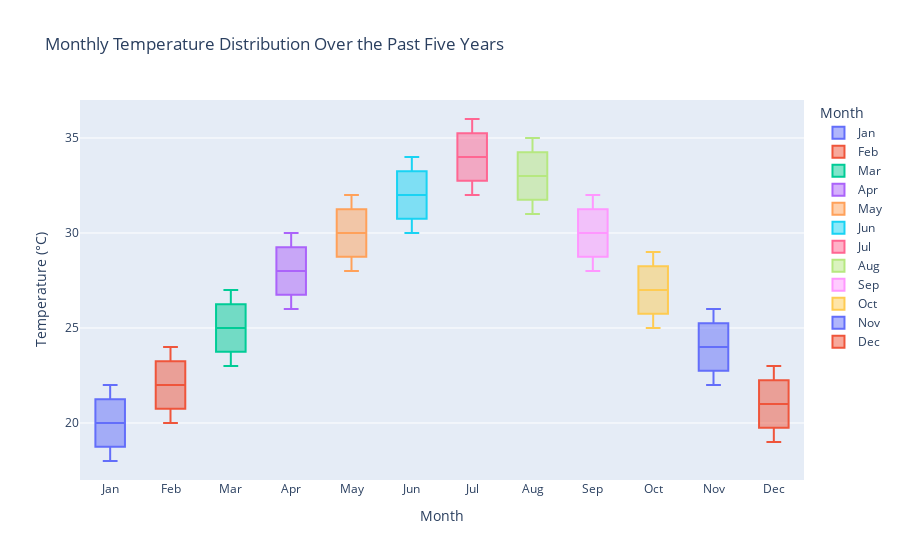

Notebook source saved alongside this figure:
### Code cell
import pandas as pd
import plotly.express as px

# Convert this into a DataFrame
years = ['2020', '2021', '2022', '2023','2024']
months = ['Jan', 'Feb', 'Mar', 'Apr', 'May', 'Jun', 'Jul', 'Aug', 'Sep', 'Oct', 'Nov', 'Dec']

# Create a list of dictionaries for the DataFrame
data = []
for year_idx, year in enumerate(years):
    for month_idx, month in enumerate(months):
        data.append({'Year': year, 'Month': month, 'Temperature': temperature_data[year_idx, month_idx]})

df = pd.DataFrame(data)

# Create a box plot using Plotly Express with 'Year' on the x-axis and 'Temperature' on the y-axis
#Add color to each month to make it more readable
fig = px.box(df, x='Month', y='Temperature', color='Month', title='Monthly Temperature Distribution Over the Past Five Years')

# Update axis labels
fig.update_layout(
    xaxis_title='Month',
    yaxis_title='Temperature (°C)'
)

# Show the plot
fig.show()

### Figure 1 — Plotly figure (JSON) as saved in the notebook; plotly's stock layout.template omitted (floating-point values rounded to 4 significant figures)
{"data": [{"alignmentgroup": "True", "hovertemplate": "Month=%{x}<br>Temperature=%{y}<extra></extra>", "legendgroup": "Jan", "marker": {"color": "#636efa"}, "name": "Jan", "notched": false, "offsetgroup": "Jan", "orientation": "v", "showlegend": true, "type": "box", "x": ["Jan", "Jan", "Jan", "Jan", "Jan"], "x0": " ", "xaxis": "x", "y": [20, 19, 18, 21, 22], "y0": " ", "yaxis": "y"}, {"alignmentgroup": "True", "hovertemplate": "Month=%{x}<br>Temperature=%{y}<extra></extra>", "legendgroup": "Feb", "marker": {"color": "#EF553B"}, "name": "Feb", "notched": false, "offsetgroup": "Feb", "orientation": "v", "showlegend": true, "type": "box", "x": ["Feb", "Feb", "Feb", "Feb", "Feb"], "x0": " ", "xaxis": "x", "y": [22, 21, 20, 23, 24], "y0": " ", "yaxis": "y"}, {"alignmentgroup": "True", "hovertemplate": "Month=%{x}<br>Temperature=%{y}<extra></extra>", "legendgroup": "Mar", "marker": {"color": "#00cc96"}, "name": "Mar", "notched": false, "offsetgroup": "Mar", "orientation": "v", "showlegend": true, "type": "box", "x": ["Mar", "Mar", "Mar", "Mar", "Mar"], "x0": " ", "xaxis": "x", "y": [25, 24, 23, 26, 27], "y0": " ", "yaxis": "y"}, {"alignmentgroup": "True", "hovertemplate": "Month=%{x}<br>Temperature=%{y}<extra></extra>", "legendgroup": "Apr", "marker": {"color": "#ab63fa"}, "name": "Apr", "notched": false, "offsetgroup": "Apr", "orientation": "v", "showlegend": true, "type": "box", "x": ["Apr", "Apr", "Apr", "Apr", "Apr"], "x0": " ", "xaxis": "x", "y": [28, 27, 26, 29, 30], "y0": " ", "yaxis": "y"}, {"alignmentgroup": "True", "hovertemplate": "Month=%{x}<br>Temperature=%{y}<extra></extra>", "legendgroup": "May", "marker": {"color": "#FFA15A"}, "name": "May", "notched": false, "offsetgroup": "May", "orientation": "v", "showlegend": true, "type": "box", "x": ["May", "May", "May", "May", "May"], "x0": " ", "xaxis": "x", "y": [30, 29, 28, 31, 32], "y0": " ", "yaxis": "y"}, {"alignmentgroup": "True", "hovertemplate": "Month=%{x}<br>Temperature=%{y}<extra></extra>", "legendgroup": "Jun", "marker": {"color": "#19d3f3"}, "name": "Jun", "notched": false, "offsetgroup": "Jun", "orientation": "v", "showlegend": true, "type": "box", "x": ["Jun", "Jun", "Jun", "Jun", "Jun"], "x0": " ", "xaxis": "x", "y": [32, 31, 30, 33, 34], "y0": " ", "yaxis": "y"}, {"alignmentgroup": "True", "hovertemplate": "Month=%{x}<br>Temperature=%{y}<extra></extra>", "legendgroup": "Jul", "marker": {"color": "#FF6692"}, "name": "Jul", "notched": false, "offsetgroup": "Jul", "orientation": "v", "showlegend": true, "type": "box", "x": ["Jul", "Jul", "Jul", "Jul", "Jul"], "x0": " ", "xaxis": "x", "y": [34, 33, 32, 35, 36], "y0": " ", "yaxis": "y"}, {"alignmentgroup": "True", "hovertemplate": "Month=%{x}<br>Temperature=%{y}<extra></extra>", "legendgroup": "Aug", "marker": {"color": "#B6E880"}, "name": "Aug", "notched": false, "offsetgroup": "Aug", "orientation": "v", "showlegend": true, "type": "box", "x": ["Aug", "Aug", "Aug", "Aug", "Aug"], "x0": " ", "xaxis": "x", "y": [33, 32, 31, 34, 35], "y0": " ", "yaxis": "y"}, {"alignmentgroup": "True", "hovertemplate": "Month=%{x}<br>Temperature=%{y}<extra></extra>", "legendgroup": "Sep", "marker": {"color": "#FF97FF"}, "name": "Sep", "notched": false, "offsetgroup": "Sep", "orientation": "v", "showlegend": true, "type": "box", "x": ["Sep", "Sep", "Sep", "Sep", "Sep"], "x0": " ", "xaxis": "x", "y": [30, 29, 28, 31, 32], "y0": " ", "yaxis": "y"}, {"alignmentgroup": "True", "hovertemplate": "Month=%{x}<br>Temperature=%{y}<extra></extra>", "legendgroup": "Oct", "marker": {"color": "#FECB52"}, "name": "Oct", "notched": false, "offsetgroup": "Oct", "orientation": "v", "showlegend": true, "type": "box", "x": ["Oct", "Oct", "Oct", "Oct", "Oct"], "x0": " ", "xaxis": "x", "y": [27, 26, 25, 28, 29], "y0": " ", "yaxis": "y"}, {"alignmentgroup": "True", "hovertemplate": "Month=%{x}<br>Temperature=%{y}<extra></extra>", "legendgroup": "Nov", "marker": {"color": "#636efa"}, "name": "Nov", "notched": false, "offsetgroup": "Nov", "orientation": "v", "showlegend": true, "type": "box", "x": ["Nov", "Nov", "Nov", "Nov", "Nov"], "x0": " ", "xaxis": "x", "y": [24, 23, 22, 25, 26], "y0": " ", "yaxis": "y"}, {"alignmentgroup": "True", "hovertemplate": "Month=%{x}<br>Temperature=%{y}<extra></extra>", "legendgroup": "Dec", "marker": {"color": "#EF553B"}, "name": "Dec", "notched": false, "offsetgroup": "Dec", "orientation": "v", "showlegend": true, "type": "box", "x": ["Dec", "Dec", "Dec", "Dec", "Dec"], "x0": " ", "xaxis": "x", "y": [21, 20, 19, 22, 23], "y0": " ", "yaxis": "y"}], "layout": {"boxmode": "overlay", "legend": {"title": {"text": "Month"}, "tracegroupgap": 0}, "title": {"text": "Monthly Temperature Distribution Over the Past Five Years"}, "xaxis": {"anchor": "y", "categoryarray": ["Jan", "Feb", "Mar", "Apr", "May", "Jun", "Jul", "Aug", "Sep", "Oct", "Nov", "Dec"], "categoryorder": "array", "domain": [0, 1], "title": {"text": "Month"}}, "yaxis": {"anchor": "x", "domain": [0, 1], "title": {"text": "Temperature (°C)"}}}}
